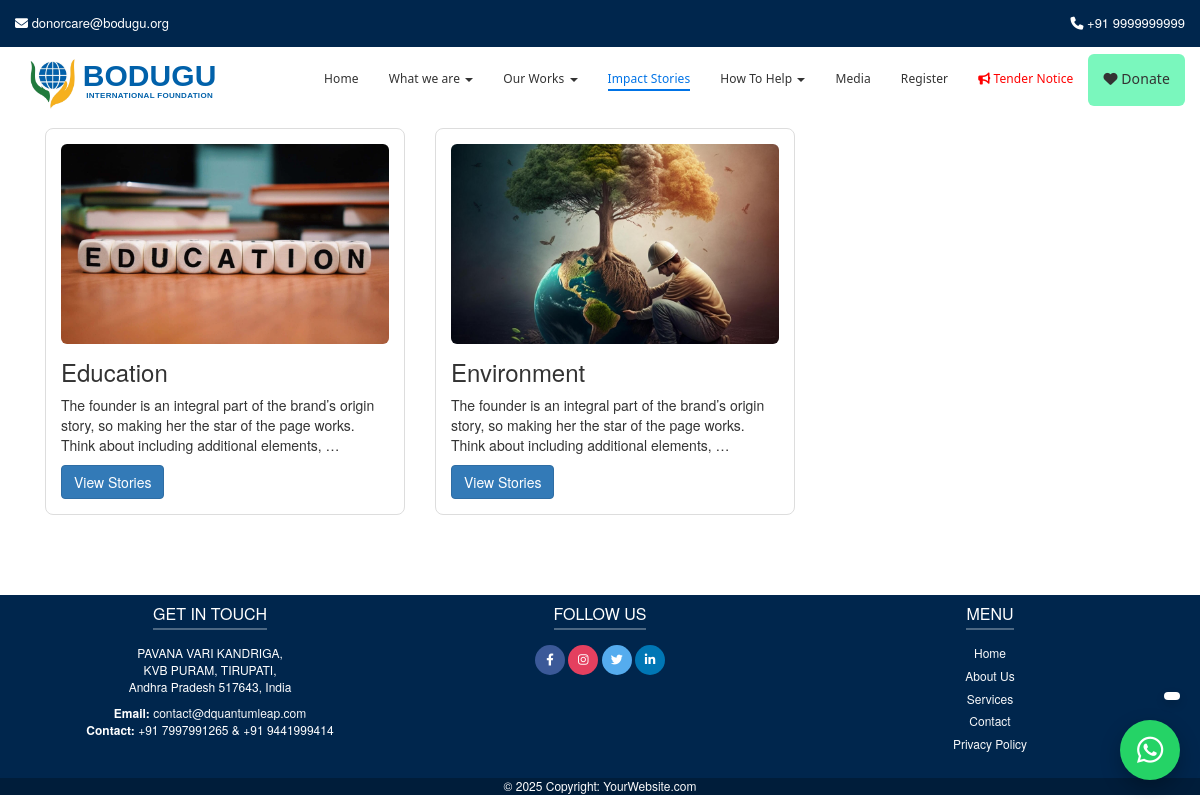
Screenshot of /impact-stories/ with the database file from the repository.
### trust/models.py (models this page shows, shortened)
class ImpactCategory(models.Model):
    name = models.CharField(max_length=200)
    slug = models.SlugField(unique=True, blank=True)
    image = models.ImageField(upload_to="impact/category/", blank=True, null=True)
    short_description = models.TextField(blank=True, null=True)
    class Meta:
        verbose_name_plural = "Impact Categories"

### trust/views.py (the view)
# urls.py: path("impact-stories/", views.impact_categories, name="impact_categories"),
def impact_categories(request):
    categories = ImpactCategory.objects.all()
    return render(request, "trust/impact_categories.html", {"categories": categories})

### trust/context_processors.py (called while the page is built)
def areas_processor(request):
    return {
        "areas": AreaOfWork.objects.all()
    }

### templates/trust/impact_categories.html (shortened to what this page needs)
{% extends "base.html" %}
{% block content %}
<div class="container" style="margin-top:30px; margin-bottom:50px;">
    <h2 class="text-center">Impact Stories</h2>
    <div class="row" style="margin-top:30px;">
        {% for cat in categories %}
        <div class="col-md-4" style="margin-bottom:30px;">
            <div class="card" style="border:1px solid #ddd; padding:15px; border-radius:8px; height:100%;">
                {% if cat.image %}
                    <img src="{{ cat.image.url }}" class="img-responsive img-rounded" alt="{{ cat.name }}" style="width:100%; height:200px; object-fit:cover;">
                {% endif %}
                <h3 style="margin-top:15px;">{{ cat.name }}</h3>
                <p>{{ cat.short_description|truncatewords:25 }}</p>
                <a href="{% url 'impact_category_detail' cat.slug %}" class="btn btn-primary">View Stories</a>
            </div>
        </div>
        {% endfor %}
    </div>
</div>
{% endblock %}

### templates/base.html (style rules this page uses)
:root { --site-bg: #fff; }
body { font-family: "Helvetica Neue", Helvetica, Arial, sans-serif; background-color: var(--site-bg); padding-top: 15px; }
html, body { overflow-x: hidden; }

### rows the page displays
ImpactCategory: image (picture), name "Education", short_description "The founder is an integral part of the brand’s origin story, so making her the star of the page works. Think about including additional elements, …"
ImpactCategory: image (picture), name "Environment", short_description "The founder is an integral part of the brand’s origin story, so making her the star of the page works. Think about including additional elements, …"
